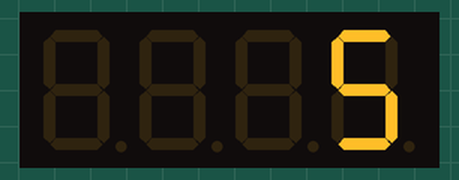
Simulated run of this program. Board: Raspberry Pi (BCM pin numbers). Parts: 4-digit seven-segment display.

Above: at 0.6 s.
At 5.1 s:
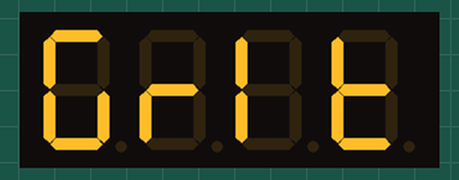
At 10.1 s:
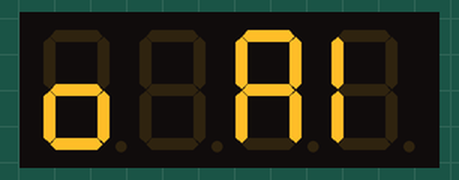
At 19.6 s:
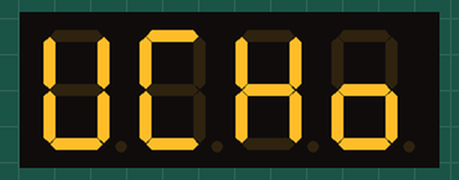
At 29.2 s:
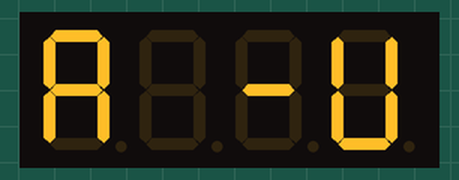
At 39.2 s:
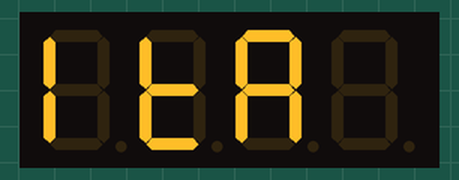

The program:

Display7x4.py
```python
import time
import board
import smbus2 as bus
from adafruit_ht16k33.segments import BigSeg7x4
i2c = board.I2C()
a = 0
CHARS = [
    {"seg_up": 0x01},
    {"seg_up_left": 0x02},
    {"seg_down_left": 0x04},
    {"seg_down": 0x08},
    {"seg_up": 0x01},
    {"seg_up": 0x01}
]
#def put_raw_digit(disp,index_number: int, char: String):
#    disp.set_digit_raw()
letras = ['P','e','r','l','a',' ','s','e',' ', 'l', 'a', ' ','v','a',' ','a',' ','r','i','f','a','r']
frase = "Sofia grita mucho alvaberja"
disp = BigSeg7x4(i2c, 0x70, auto_write=False)
def main():
        while True:
            global a
            if(a == len(letras)):
                a = 0
                disp._push(' ')
            time.sleep(0.5)

            disp._push(frase[a])
            a= a+1
            disp.show()
main()
```

Measured:
- what the display in image 0 shows lasts 0.5 s, from 0.5 s to 1.0 s
